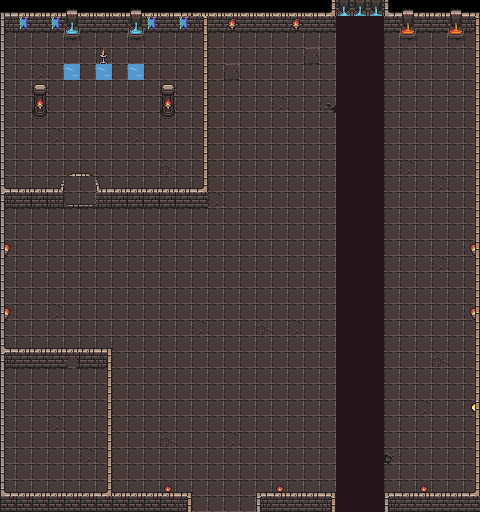

Tiled map render using the project's own tile images. Description and the map definition, with tile-layer contents summarised, below:
An orthogonal 30x32 tile map with 16x16 px tiles, 10 tile layers (Floor, Rio, Walls, WallHole, ...), 4 hidden layers not drawn and 27 objects (11x torch, 4x firefont, 3x candle, 2x font, lever, ...).

<map version="1.2" tiledversion="1.3.1" orientation="orthogonal" renderorder="left-up" compressionlevel="0" width="30" height="32" tilewidth="16" tileheight="16" infinite="0" nextlayerid="30" nextobjectid="35">
 <tileset firstgid="1" source="sprites.tsx" />
 <layer id="1" name="Floor" width="30" height="32">
  <data>[960 cells, 903 non-empty, 7 distinct tile ids]</data>
 </layer>
 <layer id="9" name="Rio" width="30" height="32">
  <data>[960 cells, 90 non-empty, 4 distinct tile ids]</data>
 </layer>
 <layer id="2" name="Walls" width="30" height="32">
  <data>[960 cells, 125 non-empty, 26 distinct tile ids]</data>
 </layer>
 <layer id="24" name="WallHole" width="30" height="32">
  <data>[960 cells, 1 non-empty, 1 distinct tile ids]</data>
 </layer>
 <layer id="4" name="Torches" width="30" height="32">
  <data>[960 cells, 28 non-empty, 8 distinct tile ids]</data>
 </layer>
 <objectgroup id="22" name="Interactive">
  <object id="6" name="lever" x="48" y="256">
   <point />
  </object>
  <object id="7" name="lever2" x="32" y="448">
   <point />
  </object>
  <object id="9" name="key" x="424" y="54">
   <point />
  </object>
  <object id="10" name="chest" x="96" y="112">
   <point />
  </object>
  <object id="11" name="firefont" x="400" y="32">
   <properties>
    <property name="type" value="up" />
   </properties>
   <point />
  </object>
  <object id="12" name="firefont" x="400" y="48">
   <properties>
    <property name="type" value="down" />
   </properties>
   <point />
  </object>
  <object id="13" name="firefont" x="448" y="32">
   <properties>
    <property name="type" value="up" />
   </properties>
   <point />
  </object>
  <object id="14" name="firefont" x="448" y="48">
   <properties>
    <property name="type" value="down" />
   </properties>
   <point />
  </object>
  <object id="15" name="door" x="64" y="208">
   <point />
  </object>
  <object id="16" name="WallBarrie" x="64" y="370.667">
   <point />
  </object>
  <object id="18" name="button" x="466" y="417.333">
   <point />
  </object>
 </objectgroup>
 <objectgroup id="29" name="Lights">
  <object id="19" name="torch" x="167.727" y="489.909">
   <point />
  </object>
  <object id="20" name="torch" x="279.826" y="489.696">
   <point />
  </object>
  <object id="21" name="torch" x="423.87" y="489.13">
   <point />
  </object>
  <object id="22" name="torch" x="473.636" y="312.909">
   <point />
  </object>
  <object id="23" name="torch" x="473.636" y="248.545">
   <point />
  </object>
  <object id="24" name="torch" x="295.818" y="23.0909">
   <point />
  </object>
  <object id="25" name="torch" x="232" y="24.1818">
   <point />
  </object>
  <object id="26" name="torch" x="6.54545" y="312.364">
   <point />
  </object>
  <object id="27" name="torch" x="6.36364" y="247.636">
   <point />
  </object>
  <object id="28" name="font" x="456" y="32">
   <point />
  </object>
  <object id="29" name="font" x="407.875" y="32.125">
   <point />
  </object>
  <object id="30" name="torch" x="40.125" y="104">
   <point />
  </object>
  <object id="31" name="torch" x="167.625" y="104.125">
   <point />
  </object>
  <object id="32" name="candle" x="71.6667" y="66.3333">
   <point />
  </object>
  <object id="33" name="candle" x="103" y="49.6667">
   <point />
  </object>
  <object id="34" name="candle" x="135.333" y="67.6667">
   <point />
  </object>
 </objectgroup>
 <layer id="26" name="Bridge" width="30" height="32" visible="0">
  <data>[960 cells, 6 non-empty, 1 distinct tile ids]</data>
 </layer>
 <layer id="28" name="BridgeInactive" width="30" height="32">
  <data>[960 cells, 6 non-empty, 1 distinct tile ids]</data>
 </layer>
 <layer id="13" name="Teia" width="30" height="32">
  <data>[960 cells, 2 non-empty, 2 distinct tile ids]</data>
 </layer>
 <layer id="12" name="Fog" width="30" height="32" visible="0">
  <data>[960 cells, 93 non-empty, 5 distinct tile ids]</data>
 </layer>
 <layer id="25" name="FogTreasure" width="30" height="32" visible="0">
  <data>[960 cells, 173 non-empty, 4 distinct tile ids]</data>
 </layer>
 <layer id="14" name="Fog_50" width="30" height="32" visible="0">
  <data>[960 cells, 6 non-empty, 1 distinct tile ids]</data>
 </layer>
 <layer id="16" name="DoorOpen" width="30" height="32">
  <data>[960 cells, 0 non-empty, 0 distinct tile ids]</data>
 </layer>
 <layer id="7" name="DoorClosed" width="30" height="32">
  <data>[960 cells, 0 non-empty, 0 distinct tile ids]</data>
 </layer>
 <layer id="23" name="AbovePlayer" width="30" height="32">
  <data>[960 cells, 95 non-empty, 11 distinct tile ids]</data>
 </layer>
</map>